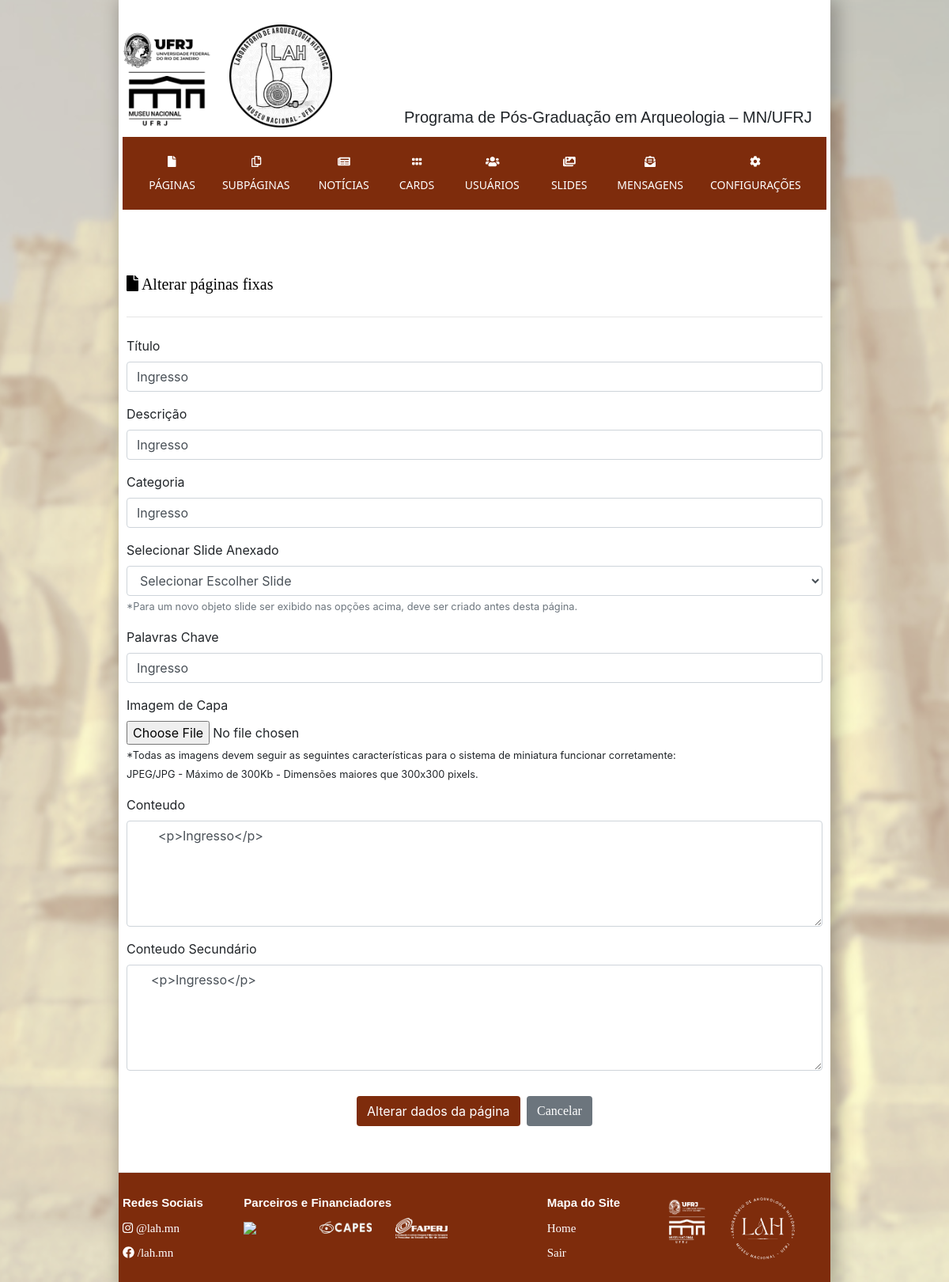
The page /dashboard/dados/alterar_paginas.php?pg_id=3 (signed in) on the database its author committed.
### tables this page shows
CREATE TABLE `paginas` (
  `pagina_id` int(32) NOT NULL,
  `pagina_titulo` varchar(128) NOT NULL,
  `pagina_conteudo` mediumtext NOT NULL,
  `pagina_conteudo_2` text NOT NULL,
  `pagina_categoria` text NOT NULL,
  `pagina_descricao` text NOT NULL,
  `pagina_palavras_chaves` varchar(128) NOT NULL,
  `pagina_imagem_capa` varchar(255) DEFAULT NULL,
  `pagina_slide` varchar(32) NOT NULL
);

### dashboard/dados/alterar_paginas.php (the view, shortened to what this page needs)
<?php require_once "../header_dashboard.php";  ?>
<?php
        if( isset($_GET["pg_id"]) ){
        $pagina_id = $_GET["pg_id"];
        } else {
        }
        $pagina_alterar = "SELECT * ";
        $pagina_alterar .= "FROM paginas ";
        $pagina_alterar .= "WHERE pagina_id = {$pagina_id} ";
        $info_pagina = mysqli_query($conecta, $pagina_alterar);
        $dados_pagina = mysqli_fetch_assoc($info_pagina);
?>
<div class="container">
	<div class="row">
  <div class="col col-12 mt-5 mb-5">
  <h3 class="h4 mt-3 mb-3"><i class="fas fa-file"></i> Alterar páginas fixas</h3>
  <hr class="my-2">
<form class="mt-4" action="alterar_paginas.php" method="post" enctype="multipart/form-data" accept-charset="utf-8">
  <div class="form-group">
    <label for="exampleFormControlInput1">Título</label>
    <input type="text" required="" value="<?php echo $dados_pagina['pagina_titulo']; ?>" name="pagina_titulo" class="form-control" placeholder="">
  </div>
  <div class="form-group">
    <label for="exampleFormControlInput1">Descrição</label>
    <input type="text"required="" value="<?php echo $dados_pagina['pagina_descricao']; ?>"   name="pagina_descricao" class="form-control" placeholder="">
  </div>
  <div class="form-group">
    <label for="exampleFormControlInput1">Categoria</label>
    <input required type="text"  value="<?php echo $dados_pagina['pagina_categoria']; ?>" name="pagina_categoria" class="form-control" placeholder="">
  </div>
  <div class="form-group">
<label for="exampleFormControlInput1">Selecionar Slide Anexado</label>
<select class="form-control " name="pagina_slide">
<option selected=""  disabled="">Selecionar Escolher Slide</option>
</select>
<small class="text-muted mt-0 mb-3"> *Para um novo objeto slide ser exibido nas opções acima, deve ser criado antes desta página.  </small>
</div>
  <div class="form-group">
    <label for="exampleFormControlInput1">Palavras Chave</label>
    <input type="text" required="" value="<?php echo $dados_pagina['pagina_palavras_chaves']; ?>" name="pagina_palavras_chaves" class="form-control" placeholder="">
  </div>
  <div class="form-group">
    <label for="exampleFormControlFile1">Imagem de Capa</label>
    <input type="file"  name="upload_image" class="form-control-file">
    <small>
      *Todas as imagens devem seguir as seguintes características para o sistema de miniatura funcionar corretamente:
      </br>JPEG/JPG - Máximo de 300Kb - Dimensões maiores que 300x300 pixels.
    </small>
  </div>
  <div class="form-group panel-body">
    <label for="exampleFormControlTextarea1">Conteudo</label>
    <textarea required="" class="form-control ckeditor" name="pagina_conteudo" id="body" rows="5">
      <?php echo base64_decode($dados_pagina['pagina_conteudo']); ?></textarea>
  </div>
  <div class="form-group panel-body">
  <label for="exampleFormControlTextarea2">Conteudo Secundário</label>
  <textarea required="" class="form-control ckeditor" name="pagina_conteudo_2" id="body2" rows="5">
    <?php echo base64_decode($dados_pagina['pagina_conteudo_2']); ?></textarea>
  </div>
  <center>
  <button type="submit" class="btn bg-dark text-white mt-3 mr-1"> Alterar dados da página </button>
  <a href='paginas.php'>
  <button type='button' class='btn bg-secondary text-white mt-3'>Cancelar</button>
  </a>
  </center>
</form>
    </div>
	</div>
</div>
<?php require_once "../footer_dashboard.php";  ?>

### assets/css/blog.css (style rules this page uses)
h1, h2, h3, h4, h5, h6 { font-family: "Playfair Display", Georgia, "Times New Roman", serif; }

### assets/css/style.css (style rules this page uses)
:root { --bg-color:rgb(126, 44, 12); --background-image-color: rgba(235, 160, 79, 0.45); --background-image-cover: rgba(235, 160, 79, 0.65); --color-text: #471a0b; }
h3 { font-family: Georgia , serif !important; color: rgba(0, 0, 0) !important; color: rgba(0,0,0) !important; font-size: 20px !important; line-height: 250% !important; }
a { font-family: "Verdana", Times, sans-serif !important; color: rgba(50, 50, 50); font-size: 15px; }
.bg-dark { background-color: var(--bg-color) !important; }
@media (min-width: 800px) { body { background-image: url("../images/background_image.jpg"); background-color: var(--background-image-color); background-blend-mode: overlay; background-position: center; background-size: cover; background-attachment: fixed; background-repeat: no-repeat; } }
.container { padding: 5px !important; }
.my-2 { background-color: rgba(255,255,255,0.25); }

### rows shown on the page
paginas: pagina_titulo "Ingresso", pagina_descricao "Ingresso", pagina_categoria "Ingresso", pagina_palavras_chaves "Ingresso", pagina_conteudo "<p>Ingresso</p>", pagina_conteudo_2 "<p>Ingresso</p>"
